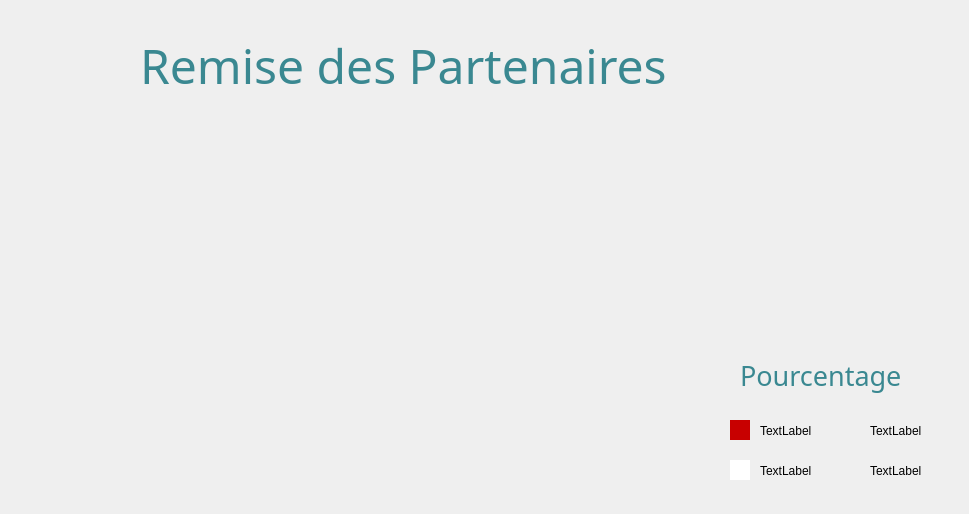
<?xml version="1.0" encoding="UTF-8"?>
<ui version="4.0">
 <class>statistique</class>
 <widget class="QDialog" name="statistique">
  <property name="geometry">
   <rect>
    <x>0</x>
    <y>0</y>
    <width>969</width>
    <height>514</height>
   </rect>
  </property>
  <property name="windowTitle">
   <string>Dialog</string>
  </property>
  <property name="layoutDirection">
   <enum>Qt::LeftToRight</enum>
  </property>
  <widget class="QWidget" name="widget" native="true">
   <property name="geometry">
    <rect>
     <x>730</x>
     <y>420</y>
     <width>20</width>
     <height>20</height>
    </rect>
   </property>
   <property name="palette">
    <palette>
     <active>
      <colorrole role="WindowText">
       <brush brushstyle="SolidPattern">
        <color alpha="255">
         <red>0</red>
         <green>0</green>
         <blue>0</blue>
        </color>
       </brush>
      </colorrole>
      <colorrole role="Button">
       <brush brushstyle="SolidPattern">
        <color alpha="255">
         <red>200</red>
         <green>0</green>
         <blue>0</blue>
        </color>
       </brush>
      </colorrole>
      <colorrole role="Light">
       <brush brushstyle="SolidPattern">
        <color alpha="255">
         <red>255</red>
         <green>127</green>
         <blue>127</blue>
        </color>
       </brush>
      </colorrole>
      <colorrole role="Midlight">
       <brush brushstyle="SolidPattern">
        <color alpha="255">
         <red>255</red>
         <green>63</green>
         <blue>63</blue>
        </color>
       </brush>
      </colorrole>
      <colorrole role="Dark">
       <brush brushstyle="SolidPattern">
        <color alpha="255">
         <red>127</red>
         <green>0</green>
         <blue>0</blue>
        </color>
       </brush>
      </colorrole>
      <colorrole role="Mid">
       <brush brushstyle="SolidPattern">
        <color alpha="255">
         <red>170</red>
         <green>0</green>
         <blue>0</blue>
        </color>
       </brush>
      </colorrole>
      <colorrole role="Text">
       <brush brushstyle="SolidPattern">
        <color alpha="255">
         <red>0</red>
         <green>0</green>
         <blue>0</blue>
        </color>
       </brush>
      </colorrole>
      <colorrole role="BrightText">
       <brush brushstyle="SolidPattern">
        <color alpha="255">
         <red>255</red>
         <green>255</green>
         <blue>255</blue>
        </color>
       </brush>
      </colorrole>
      <colorrole role="ButtonText">
       <brush brushstyle="SolidPattern">
        <color alpha="255">
         <red>0</red>
         <green>0</green>
         <blue>0</blue>
        </color>
       </brush>
      </colorrole>
      <colorrole role="Base">
       <brush brushstyle="SolidPattern">
        <color alpha="255">
         <red>200</red>
         <green>0</green>
         <blue>0</blue>
        </color>
       </brush>
      </colorrole>
      <colorrole role="Window">
       <brush brushstyle="SolidPattern">
        <color alpha="255">
         <red>200</red>
         <green>0</green>
         <blue>0</blue>
        </color>
       </brush>
      </colorrole>
      <colorrole role="Shadow">
       <brush brushstyle="SolidPattern">
        <color alpha="255">
         <red>0</red>
         <green>0</green>
         <blue>0</blue>
        </color>
       </brush>
      </colorrole>
      <colorrole role="AlternateBase">
       <brush brushstyle="SolidPattern">
        <color alpha="255">
         <red>255</red>
         <green>127</green>
         <blue>127</blue>
        </color>
       </brush>
      </colorrole>
      <colorrole role="ToolTipBase">
       <brush brushstyle="SolidPattern">
        <color alpha="255">
         <red>255</red>
         <green>255</green>
         <blue>220</blue>
        </color>
       </brush>
      </colorrole>
      <colorrole role="ToolTipText">
       <brush brushstyle="SolidPattern">
        <color alpha="255">
         <red>0</red>
         <green>0</green>
         <blue>0</blue>
        </color>
       </brush>
      </colorrole>
      <colorrole role="PlaceholderText">
       <brush brushstyle="SolidPattern">
        <color alpha="128">
         <red>0</red>
         <green>0</green>
         <blue>0</blue>
        </color>
       </brush>
      </colorrole>
     </active>
     <inactive>
      <colorrole role="WindowText">
       <brush brushstyle="SolidPattern">
        <color alpha="255">
         <red>0</red>
         <green>0</green>
         <blue>0</blue>
        </color>
       </brush>
      </colorrole>
      <colorrole role="Button">
       <brush brushstyle="SolidPattern">
        <color alpha="255">
         <red>200</red>
         <green>0</green>
         <blue>0</blue>
        </color>
       </brush>
      </colorrole>
      <colorrole role="Light">
       <brush brushstyle="SolidPattern">
        <color alpha="255">
         <red>255</red>
         <green>127</green>
         <blue>127</blue>
        </color>
       </brush>
      </colorrole>
      <colorrole role="Midlight">
       <brush brushstyle="SolidPattern">
        <color alpha="255">
         <red>255</red>
         <green>63</green>
         <blue>63</blue>
        </color>
       </brush>
      </colorrole>
      <colorrole role="Dark">
       <brush brushstyle="SolidPattern">
        <color alpha="255">
         <red>127</red>
         <green>0</green>
         <blue>0</blue>
        </color>
       </brush>
      </colorrole>
      <colorrole role="Mid">
       <brush brushstyle="SolidPattern">
        <color alpha="255">
         <red>170</red>
         <green>0</green>
         <blue>0</blue>
        </color>
       </brush>
      </colorrole>
      <colorrole role="Text">
       <brush brushstyle="SolidPattern">
        <color alpha="255">
         <red>0</red>
         <green>0</green>
         <blue>0</blue>
        </color>
       </brush>
      </colorrole>
      <colorrole role="BrightText">
       <brush brushstyle="SolidPattern">
        <color alpha="255">
         <red>255</red>
         <green>255</green>
         <blue>255</blue>
        </color>
       </brush>
      </colorrole>
      <colorrole role="ButtonText">
       <brush brushstyle="SolidPattern">
        <color alpha="255">
         <red>0</red>
         <green>0</green>
         <blue>0</blue>
        </color>
       </brush>
      </colorrole>
      <colorrole role="Base">
       <brush brushstyle="SolidPattern">
        <color alpha="255">
         <red>200</red>
         <green>0</green>
         <blue>0</blue>
        </color>
       </brush>
      </colorrole>
      <colorrole role="Window">
       <brush brushstyle="SolidPattern">
        <color alpha="255">
         <red>200</red>
         <green>0</green>
         <blue>0</blue>
        </color>
       </brush>
      </colorrole>
      <colorrole role="Shadow">
       <brush brushstyle="SolidPattern">
        <color alpha="255">
         <red>0</red>
         <green>0</green>
         <blue>0</blue>
        </color>
       </brush>
      </colorrole>
      <colorrole role="AlternateBase">
       <brush brushstyle="SolidPattern">
        <color alpha="255">
         <red>255</red>
         <green>127</green>
         <blue>127</blue>
        </color>
       </brush>
      </colorrole>
      <colorrole role="ToolTipBase">
       <brush brushstyle="SolidPattern">
        <color alpha="255">
         <red>255</red>
         <green>255</green>
         <blue>220</blue>
        </color>
       </brush>
      </colorrole>
      <colorrole role="ToolTipText">
       <brush brushstyle="SolidPattern">
        <color alpha="255">
         <red>0</red>
         <green>0</green>
         <blue>0</blue>
        </color>
       </brush>
      </colorrole>
      <colorrole role="PlaceholderText">
       <brush brushstyle="SolidPattern">
        <color alpha="128">
         <red>0</red>
         <green>0</green>
         <blue>0</blue>
        </color>
       </brush>
      </colorrole>
     </inactive>
     <disabled>
      <colorrole role="WindowText">
       <brush brushstyle="SolidPattern">
        <color alpha="255">
         <red>127</red>
         <green>0</green>
         <blue>0</blue>
        </color>
       </brush>
      </colorrole>
      <colorrole role="Button">
       <brush brushstyle="SolidPattern">
        <color alpha="255">
         <red>200</red>
         <green>0</green>
         <blue>0</blue>
        </color>
       </brush>
      </colorrole>
      <colorrole role="Light">
       <brush brushstyle="SolidPattern">
        <color alpha="255">
         <red>255</red>
         <green>127</green>
         <blue>127</blue>
        </color>
       </brush>
      </colorrole>
      <colorrole role="Midlight">
       <brush brushstyle="SolidPattern">
        <color alpha="255">
         <red>255</red>
         <green>63</green>
         <blue>63</blue>
        </color>
       </brush>
      </colorrole>
      <colorrole role="Dark">
       <brush brushstyle="SolidPattern">
        <color alpha="255">
         <red>127</red>
         <green>0</green>
         <blue>0</blue>
        </color>
       </brush>
      </colorrole>
      <colorrole role="Mid">
       <brush brushstyle="SolidPattern">
        <color alpha="255">
         <red>170</red>
         <green>0</green>
         <blue>0</blue>
        </color>
       </brush>
      </colorrole>
      <colorrole role="Text">
       <brush brushstyle="SolidPattern">
        <color alpha="255">
         <red>127</red>
         <green>0</green>
         <blue>0</blue>
        </color>
       </brush>
      </colorrole>
      <colorrole role="BrightText">
       <brush brushstyle="SolidPattern">
        <color alpha="255">
         <red>255</red>
         <green>255</green>
         <blue>255</blue>
        </color>
       </brush>
      </colorrole>
      <colorrole role="ButtonText">
       <brush brushstyle="SolidPattern">
        <color alpha="255">
         <red>127</red>
         <green>0</green>
         <blue>0</blue>
        </color>
       </brush>
      </colorrole>
      <colorrole role="Base">
       <brush brushstyle="SolidPattern">
        <color alpha="255">
         <red>200</red>
         <green>0</green>
         <blue>0</blue>
        </color>
       </brush>
      </colorrole>
      <colorrole role="Window">
       <brush brushstyle="SolidPattern">
        <color alpha="255">
         <red>200</red>
         <green>0</green>
         <blue>0</blue>
        </color>
       </brush>
      </colorrole>
      <colorrole role="Shadow">
       <brush brushstyle="SolidPattern">
        <color alpha="255">
         <red>0</red>
         <green>0</green>
         <blue>0</blue>
        </color>
       </brush>
      </colorrole>
      <colorrole role="AlternateBase">
       <brush brushstyle="SolidPattern">
        <color alpha="255">
         <red>255</red>
         <green>0</green>
         <blue>0</blue>
        </color>
       </brush>
      </colorrole>
      <colorrole role="ToolTipBase">
       <brush brushstyle="SolidPattern">
        <color alpha="255">
         <red>255</red>
         <green>255</green>
         <blue>220</blue>
        </color>
       </brush>
      </colorrole>
      <colorrole role="ToolTipText">
       <brush brushstyle="SolidPattern">
        <color alpha="255">
         <red>0</red>
         <green>0</green>
         <blue>0</blue>
        </color>
       </brush>
      </colorrole>
      <colorrole role="PlaceholderText">
       <brush brushstyle="SolidPattern">
        <color alpha="128">
         <red>0</red>
         <green>0</green>
         <blue>0</blue>
        </color>
       </brush>
      </colorrole>
     </disabled>
    </palette>
   </property>
   <property name="styleSheet">
    <string notr="true">background-color: rgb(200, 0, 0);</string>
   </property>
  </widget>
  <widget class="QWidget" name="widget_4" native="true">
   <property name="geometry">
    <rect>
     <x>730</x>
     <y>460</y>
     <width>20</width>
     <height>20</height>
    </rect>
   </property>
   <property name="palette">
    <palette>
     <active>
      <colorrole role="WindowText">
       <brush brushstyle="SolidPattern">
        <color alpha="255">
         <red>85</red>
         <green>255</green>
         <blue>0</blue>
        </color>
       </brush>
      </colorrole>
      <colorrole role="Button">
       <brush brushstyle="SolidPattern">
        <color alpha="255">
         <red>255</red>
         <green>255</green>
         <blue>255</blue>
        </color>
       </brush>
      </colorrole>
      <colorrole role="Light">
       <brush brushstyle="SolidPattern">
        <color alpha="255">
         <red>255</red>
         <green>255</green>
         <blue>255</blue>
        </color>
       </brush>
      </colorrole>
      <colorrole role="Midlight">
       <brush brushstyle="SolidPattern">
        <color alpha="255">
         <red>255</red>
         <green>255</green>
         <blue>255</blue>
        </color>
       </brush>
      </colorrole>
      <colorrole role="Dark">
       <brush brushstyle="SolidPattern">
        <color alpha="255">
         <red>127</red>
         <green>127</green>
         <blue>127</blue>
        </color>
       </brush>
      </colorrole>
      <colorrole role="Mid">
       <brush brushstyle="SolidPattern">
        <color alpha="255">
         <red>170</red>
         <green>170</green>
         <blue>170</blue>
        </color>
       </brush>
      </colorrole>
      <colorrole role="Text">
       <brush brushstyle="SolidPattern">
        <color alpha="255">
         <red>85</red>
         <green>255</green>
         <blue>0</blue>
        </color>
       </brush>
      </colorrole>
      <colorrole role="BrightText">
       <brush brushstyle="SolidPattern">
        <color alpha="255">
         <red>255</red>
         <green>255</green>
         <blue>255</blue>
        </color>
       </brush>
      </colorrole>
      <colorrole role="ButtonText">
       <brush brushstyle="SolidPattern">
        <color alpha="255">
         <red>85</red>
         <green>255</green>
         <blue>0</blue>
        </color>
       </brush>
      </colorrole>
      <colorrole role="Base">
       <brush brushstyle="SolidPattern">
        <color alpha="255">
         <red>255</red>
         <green>255</green>
         <blue>255</blue>
        </color>
       </brush>
      </colorrole>
      <colorrole role="Window">
       <brush brushstyle="SolidPattern">
        <color alpha="255">
         <red>255</red>
         <green>255</green>
         <blue>255</blue>
        </color>
       </brush>
      </colorrole>
      <colorrole role="Shadow">
       <brush brushstyle="SolidPattern">
        <color alpha="255">
         <red>0</red>
         <green>0</green>
         <blue>0</blue>
        </color>
       </brush>
      </colorrole>
      <colorrole role="AlternateBase">
       <brush brushstyle="SolidPattern">
        <color alpha="255">
         <red>255</red>
         <green>255</green>
         <blue>255</blue>
        </color>
       </brush>
      </colorrole>
      <colorrole role="ToolTipBase">
       <brush brushstyle="SolidPattern">
        <color alpha="255">
         <red>255</red>
         <green>255</green>
         <blue>220</blue>
        </color>
       </brush>
      </colorrole>
      <colorrole role="ToolTipText">
       <brush brushstyle="SolidPattern">
        <color alpha="255">
         <red>0</red>
         <green>0</green>
         <blue>0</blue>
        </color>
       </brush>
      </colorrole>
      <colorrole role="PlaceholderText">
       <brush brushstyle="SolidPattern">
        <color alpha="128">
         <red>0</red>
         <green>0</green>
         <blue>0</blue>
        </color>
       </brush>
      </colorrole>
     </active>
     <inactive>
      <colorrole role="WindowText">
       <brush brushstyle="SolidPattern">
        <color alpha="255">
         <red>85</red>
         <green>255</green>
         <blue>0</blue>
        </color>
       </brush>
      </colorrole>
      <colorrole role="Button">
       <brush brushstyle="SolidPattern">
        <color alpha="255">
         <red>255</red>
         <green>255</green>
         <blue>255</blue>
        </color>
       </brush>
      </colorrole>
      <colorrole role="Light">
       <brush brushstyle="SolidPattern">
        <color alpha="255">
         <red>255</red>
         <green>255</green>
         <blue>255</blue>
        </color>
       </brush>
      </colorrole>
      <colorrole role="Midlight">
       <brush brushstyle="SolidPattern">
        <color alpha="255">
         <red>255</red>
         <green>255</green>
         <blue>255</blue>
        </color>
       </brush>
      </colorrole>
      <colorrole role="Dark">
       <brush brushstyle="SolidPattern">
        <color alpha="255">
         <red>127</red>
         <green>127</green>
         <blue>127</blue>
        </color>
       </brush>
      </colorrole>
      <colorrole role="Mid">
       <brush brushstyle="SolidPattern">
        <color alpha="255">
         <red>170</red>
         <green>170</green>
         <blue>170</blue>
        </color>
       </brush>
      </colorrole>
      <colorrole role="Text">
       <brush brushstyle="SolidPattern">
        <color alpha="255">
         <red>85</red>
         <green>255</green>
         <blue>0</blue>
        </color>
       </brush>
      </colorrole>
      <colorrole role="BrightText">
       <brush brushstyle="SolidPattern">
        <color alpha="255">
         <red>255</red>
         <green>255</green>
         <blue>255</blue>
        </color>
       </brush>
      </colorrole>
      <colorrole role="ButtonText">
       <brush brushstyle="SolidPattern">
        <color alpha="255">
         <red>85</red>
         <green>255</green>
         <blue>0</blue>
        </color>
       </brush>
      </colorrole>
      <colorrole role="Base">
       <brush brushstyle="SolidPattern">
        <color alpha="255">
         <red>255</red>
         <green>255</green>
         <blue>255</blue>
        </color>
       </brush>
      </colorrole>
      <colorrole role="Window">
       <brush brushstyle="SolidPattern">
        <color alpha="255">
         <red>255</red>
         <green>255</green>
         <blue>255</blue>
        </color>
       </brush>
      </colorrole>
      <colorrole role="Shadow">
       <brush brushstyle="SolidPattern">
        <color alpha="255">
         <red>0</red>
         <green>0</green>
         <blue>0</blue>
        </color>
       </brush>
      </colorrole>
      <colorrole role="AlternateBase">
       <brush brushstyle="SolidPattern">
        <color alpha="255">
         <red>255</red>
         <green>255</green>
         <blue>255</blue>
        </color>
       </brush>
      </colorrole>
      <colorrole role="ToolTipBase">
       <brush brushstyle="SolidPattern">
        <color alpha="255">
         <red>255</red>
         <green>255</green>
         <blue>220</blue>
        </color>
       </brush>
      </colorrole>
      <colorrole role="ToolTipText">
       <brush brushstyle="SolidPattern">
        <color alpha="255">
         <red>0</red>
         <green>0</green>
         <blue>0</blue>
        </color>
       </brush>
      </colorrole>
      <colorrole role="PlaceholderText">
       <brush brushstyle="SolidPattern">
        <color alpha="128">
         <red>0</red>
         <green>0</green>
         <blue>0</blue>
        </color>
       </brush>
      </colorrole>
     </inactive>
     <disabled>
      <colorrole role="WindowText">
       <brush brushstyle="SolidPattern">
        <color alpha="255">
         <red>85</red>
         <green>255</green>
         <blue>0</blue>
        </color>
       </brush>
      </colorrole>
      <colorrole role="Button">
       <brush brushstyle="SolidPattern">
        <color alpha="255">
         <red>255</red>
         <green>255</green>
         <blue>255</blue>
        </color>
       </brush>
      </colorrole>
      <colorrole role="Light">
       <brush brushstyle="SolidPattern">
        <color alpha="255">
         <red>255</red>
         <green>255</green>
         <blue>255</blue>
        </color>
       </brush>
      </colorrole>
      <colorrole role="Midlight">
       <brush brushstyle="SolidPattern">
        <color alpha="255">
         <red>255</red>
         <green>255</green>
         <blue>255</blue>
        </color>
       </brush>
      </colorrole>
      <colorrole role="Dark">
       <brush brushstyle="SolidPattern">
        <color alpha="255">
         <red>127</red>
         <green>127</green>
         <blue>127</blue>
        </color>
       </brush>
      </colorrole>
      <colorrole role="Mid">
       <brush brushstyle="SolidPattern">
        <color alpha="255">
         <red>170</red>
         <green>170</green>
         <blue>170</blue>
        </color>
       </brush>
      </colorrole>
      <colorrole role="Text">
       <brush brushstyle="SolidPattern">
        <color alpha="255">
         <red>85</red>
         <green>255</green>
         <blue>0</blue>
        </color>
       </brush>
      </colorrole>
      <colorrole role="BrightText">
       <brush brushstyle="SolidPattern">
        <color alpha="255">
         <red>255</red>
         <green>255</green>
         <blue>255</blue>
        </color>
       </brush>
      </colorrole>
      <colorrole role="ButtonText">
       <brush brushstyle="SolidPattern">
        <color alpha="255">
         <red>85</red>
         <green>255</green>
         <blue>0</blue>
        </color>
       </brush>
      </colorrole>
      <colorrole role="Base">
       <brush brushstyle="SolidPattern">
        <color alpha="255">
         <red>255</red>
         <green>255</green>
         <blue>255</blue>
        </color>
       </brush>
      </colorrole>
      <colorrole role="Window">
       <brush brushstyle="SolidPattern">
        <color alpha="255">
         <red>255</red>
         <green>255</green>
         <blue>255</blue>
        </color>
       </brush>
      </colorrole>
      <colorrole role="Shadow">
       <brush brushstyle="SolidPattern">
        <color alpha="255">
         <red>0</red>
         <green>0</green>
         <blue>0</blue>
        </color>
       </brush>
      </colorrole>
      <colorrole role="AlternateBase">
       <brush brushstyle="SolidPattern">
        <color alpha="255">
         <red>255</red>
         <green>255</green>
         <blue>255</blue>
        </color>
       </brush>
      </colorrole>
      <colorrole role="ToolTipBase">
       <brush brushstyle="SolidPattern">
        <color alpha="255">
         <red>255</red>
         <green>255</green>
         <blue>220</blue>
        </color>
       </brush>
      </colorrole>
      <colorrole role="ToolTipText">
       <brush brushstyle="SolidPattern">
        <color alpha="255">
         <red>0</red>
         <green>0</green>
         <blue>0</blue>
        </color>
       </brush>
      </colorrole>
      <colorrole role="PlaceholderText">
       <brush brushstyle="SolidPattern">
        <color alpha="128">
         <red>0</red>
         <green>0</green>
         <blue>0</blue>
        </color>
       </brush>
      </colorrole>
     </disabled>
    </palette>
   </property>
   <property name="styleSheet">
    <string notr="true">color: rgb(85, 255, 0);
background-color: rgb(255, 255, 255);</string>
   </property>
  </widget>
  <widget class="QLabel" name="label_2">
   <property name="geometry">
    <rect>
     <x>870</x>
     <y>420</y>
     <width>121</width>
     <height>21</height>
    </rect>
   </property>
   <property name="styleSheet">
    <string notr="true">font: italic 10pt &quot;Segoe UI&quot;;</string>
   </property>
   <property name="text">
    <string>TextLabel</string>
   </property>
  </widget>
  <widget class="QLabel" name="label_4">
   <property name="geometry">
    <rect>
     <x>870</x>
     <y>460</y>
     <width>111</width>
     <height>21</height>
    </rect>
   </property>
   <property name="styleSheet">
    <string notr="true">font: italic 10pt &quot;Segoe UI&quot;;</string>
   </property>
   <property name="text">
    <string>TextLabel</string>
   </property>
  </widget>
  <widget class="QLabel" name="label_3">
   <property name="geometry">
    <rect>
     <x>760</x>
     <y>420</y>
     <width>101</width>
     <height>21</height>
    </rect>
   </property>
   <property name="styleSheet">
    <string notr="true">font: italic 14pt &quot;Segoe UI&quot;;</string>
   </property>
   <property name="text">
    <string>TextLabel</string>
   </property>
  </widget>
  <widget class="QLabel" name="label_6">
   <property name="geometry">
    <rect>
     <x>760</x>
     <y>460</y>
     <width>101</width>
     <height>21</height>
    </rect>
   </property>
   <property name="styleSheet">
    <string notr="true">font: italic 14pt &quot;Segoe UI&quot;;</string>
   </property>
   <property name="text">
    <string>TextLabel</string>
   </property>
  </widget>
  <widget class="QLabel" name="label_5">
   <property name="geometry">
    <rect>
     <x>140</x>
     <y>30</y>
     <width>741</width>
     <height>71</height>
    </rect>
   </property>
   <property name="font">
    <font>
     <family>MS Reference Sans Serif</family>
     <pointsize>36</pointsize>
     <weight>50</weight>
     <bold>false</bold>
    </font>
   </property>
   <property name="styleSheet">
    <string notr="true">color: rgb(58, 136, 145);</string>
   </property>
   <property name="text">
    <string>Remise des Partenaires</string>
   </property>
  </widget>
  <widget class="QLabel" name="label">
   <property name="geometry">
    <rect>
     <x>740</x>
     <y>350</y>
     <width>211</width>
     <height>51</height>
    </rect>
   </property>
   <property name="font">
    <font>
     <family>MS Reference Sans Serif</family>
     <pointsize>20</pointsize>
     <weight>50</weight>
     <bold>false</bold>
    </font>
   </property>
   <property name="styleSheet">
    <string notr="true">color: rgb(58, 136, 145);</string>
   </property>
   <property name="text">
    <string>Pourcentage</string>
   </property>
  </widget>
 </widget>
 <resources/>
 <connections/>
</ui>
